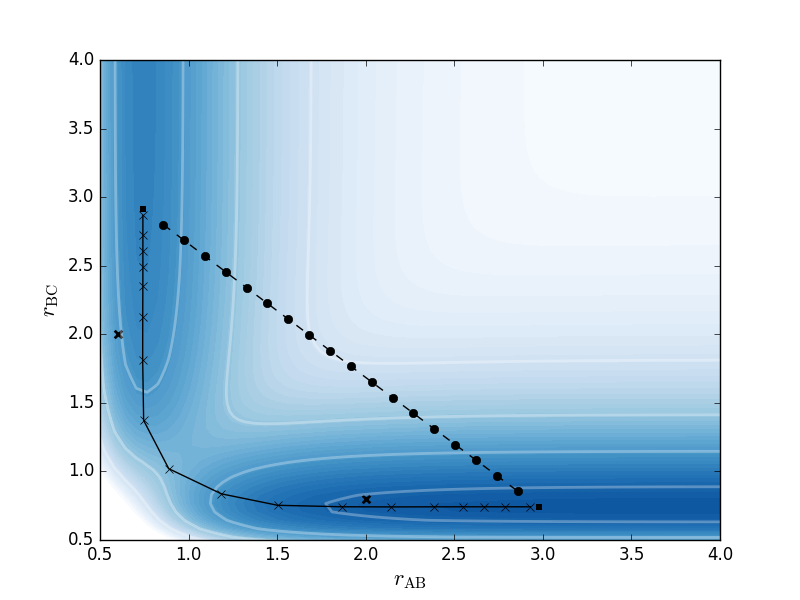

The Python source for this figure:
""" Implementation of the 3-atom LEPS potential

    URL: http://theory.cm.utexas.edu/henkelman/pubs/jonsson98_385.pdf
"""

import numpy
import matplotlib
import matplotlib.pyplot as plt

import neb
from neb.util import idamax
from neb.minimizers import SteepestDescent
from neb.methods import LEPSEnergyAndGradient
from neb.interpolate import Linear

def minimize(_mol, nsteps, opttol, func, minimizer):
    """ Minimizes a single molecule

        Arguments:
        nstesp -- perform a maximum of nsteps steps
        opttol -- the maximum rms gradient shall be below this value
        func -- energy and gradient function
        minimizer -- a minimizer
    """

    for k in range(nsteps):
        cc = _mol.getCoordinates()
        rab, rbc, v, g = func(_mol)
        _mol.setCoordinates(cc + minimizer.step(v, -g))

        gval = numpy.ravel(g)
        i = idamax(gval)
        gmax = gval[i]
        grms = numpy.sqrt(gval.dot(gval)/9)

        s = "Step = {0:04d} rAB = {1:6.2f} rBC = {2:6.2f} E = {3:9.4f} Gmax = {4:9.4f} Grms = {5:9.4f}".format(k, rab, rbc, v, gmax, grms)
        if k % 100==0:
            print s

        if grms < opttol:
            break

        if gmax/3 >= grms:
            break

    print "------ OPTIMIZATION CONVERGED ------"
    print s
    print
    print
    return _mol

if __name__ == '__main__':
    matplotlib.rcParams['contour.negative_linestyle'] = 'solid'

    VLeps = neb.methods.leps.VLeps
    # The following example code
    # 1) plots the potential energy surface
    # 2) creates two molecules on the LEPS potential energy surface (crosses) and minimizes them (squares)
    # 3) creates a linear interpolated path between them (squares connected by black line)
    # 4) minimizes that path using NEB
    #
    # NOTE: The code is a mess because we do plotting
    #       at the same time as simulation which
    #       should be considered an abhorrent thing
    #       to do. Please do not take this code as
    #       any form of embrace of good coding
    #       practice.
    #

    # ---------------------------------
    # plot the potential energy surface
    nx = 60
    ny = 60
    x = numpy.linspace(0.4,4.0,nx)
    y = numpy.linspace(0.4,4.0,ny)
    z = numpy.zeros((nx,ny))

    for ia, xa in enumerate(x):
        for ic, yc in enumerate(y):
            m = neb.Molecule()
            m.addAtoms(neb.Atom(1, xyz=[xa, 0.0, 0.0]), neb.Atom(1, xyz=[0.0, 0.0, 0.0]), neb.Atom(1, xyz=[0.0, yc, 0.0]))
            rab, rbc, v, g = VLeps(m)
            z[ia,ic] = v

    f = plt.figure()
    ax = f.add_subplot(111)
    ax.set_xlabel(r'$r_\mathrm{AB}$', fontsize=16)
    ax.set_ylabel(r'$r_\mathrm{BC}$', fontsize=16)
    ax.contourf(x,y,z, levels=numpy.linspace(-5.0, 0.0, 50), cmap='Blues_r')
    c = ax.contour(x,y,z, levels=numpy.linspace(-5.0, 0.0, 6), colors='white', alpha=0.3, linewidths=2)
    # ---------------------------------

    sd = SteepestDescent(stepsize=0.01)
    # ---------------------------------
    # Setup molecule 1, minimize it
    # and plot it's initial and minimized
    # coordinates
    m1 = neb.Molecule()
    xa = 0.6
    yc = 2.0
    m1.addAtoms(
        neb.Atom(1, xyz=[xa, 0.0, 0.0]),
        neb.Atom(1, xyz=[0.0, 0.0, 0.0]),
        neb.Atom(1, xyz=[0.0, yc, 0.0])
    )
    rab, rbc, v, g = VLeps(m1)
    ax.scatter([rab], [rbc], s=30, marker='x', linewidth=2, c='k')

    m1opt = minimize(m1, 1000, 0.02, VLeps, sd)
    rab, rbc, v, g = VLeps(m1opt)
    ax.scatter([rab], [rbc], s=20, marker='s', linewidth=0, c='k')

    # ---------------------------------
    # Setup molecule 2, minimize it
    # and plot it's initial and minimized
    # coordinates
    m2 = neb.Molecule()
    xa = 2.0
    yc = 0.8
    m2.addAtoms(
        neb.Atom(1, xyz=[xa, 0.0, 0.0]),
        neb.Atom(1, xyz=[0.0, 0.0, 0.0]),
        neb.Atom(1, xyz=[0.0, yc, 0.0])
    )
    rab, rbc, v, g = VLeps(m2)
    ax.scatter([rab], [rbc], s=30, marker='x', linewidth=2, c='k')

    m2opt = minimize(m2, 1000, 0.02, VLeps, sd)
    rab, rbc, v, g = VLeps(m2opt)
    ax.scatter([rab], [rbc], s=20, marker='s', linewidth=0, c='k')

    # ---------------------------------
    # linear interpolation between m1 and m2
    # optimized molecular geometries
    l = Linear(m1opt, m2opt, 20)
    n = neb.NEB(l, 1.0)
    RAB = []
    RBC = []
    for b in n.innerBeads():
        rab, rbc, v, g = VLeps(b)
        RAB.append(rab)
        RBC.append(rbc)

    ax.plot(RAB, RBC, 'k--', marker='o')

    # ---------------------------------
    # minimize path using NEB
    n.minimize(200, 0.2, LEPSEnergyAndGradient, sd)

    RAB = []
    RBC = []
    for b in n.innerBeads():
        rab, rbc, v, g = VLeps(b)
        RAB.append(rab)
        RBC.append(rbc)

    ax.plot(RAB, RBC, 'k-', marker='x')
    ax.set_xlim(0.5,4.0)
    ax.set_ylim(0.5,4.0)

    plt.show()
